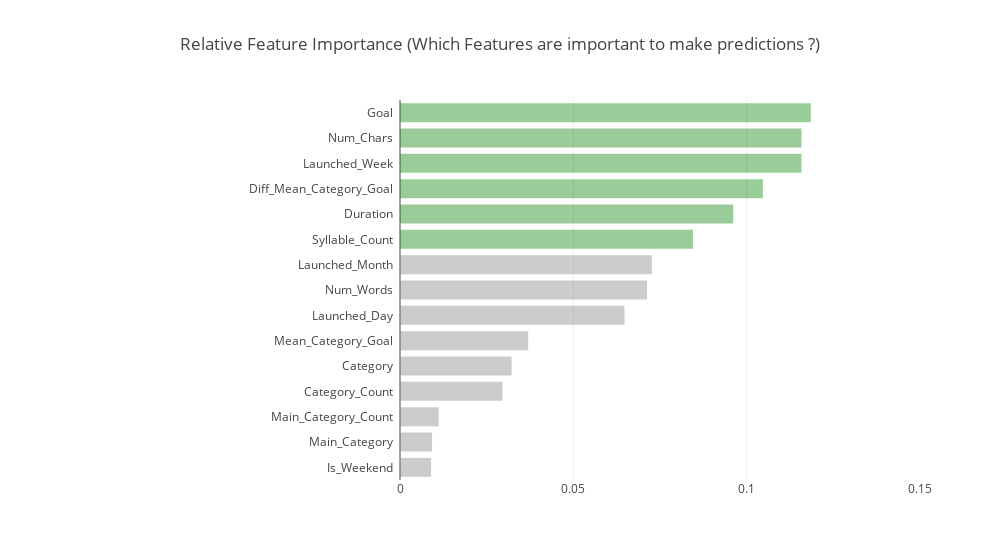

Source (notebook cell):
### Markdown cell above
Now, we have a model which predicts the probability of a given project to be successful or not. In the next section we will interpret the model and its predictions. In other words, we will try to prove or disprove our hypothesis. 

<div id="5"></div>
<h2><font color="#5831bc" face="Comic Sans MS">5. Insights from Predictive Modelling </font>   </h2>

- 5.1 Which are the most important features (relatively) of a project? ( **Relative Feature Importance** )       
- 5.2 Which features have the biggest impact on the project success? ( **Permutation Importance** )      
- 5.3 How does changes in those features affact the project success? ( **Partial Dependencies** )       
- 5.4 Digging deeper into the decisions made by the model ( **SHAP values** )     

<div id="5-1"></div>
<h2><font color="#5831bc" face="Comic Sans MS">5.1 Which are the most important features (relatively) of a project? (Relative Feature Importance)</font>   </h2>  

In tree based models such as random forest, a number of decision tress are trained. During the tree building process, it can be computed how much each feature decreases the weighted impurity (or increases the information gain) in a tree. In random forest, the impurity decrease from each feature is averaged and the features are ranked according to this measure. This is called relative feature importance. The more an attribute is used to make key decisions with decision trees, the higher its relative importance. This indicates that the particular feature is one of the important features required to make accurate predictions.

### Code cell
feature_importances = pd.DataFrame(model1.feature_importances_, index = X_train.columns, columns=['importance'])
feature_importances = feature_importances.sort_values('importance', ascending=False)

colors = ["gray"] * 9 + ["green"]*6
trace1 = go.Bar(y = [x.title()+"  " for x in feature_importances.index[:15][::-1]], 
                x = feature_importances.importance[:15][::-1], 
                name="feature importance (relative)",
                marker=dict(color=colors, opacity=0.4), orientation = "h")

data = [trace1]

layout = go.Layout(
    margin=dict(l=400), width = 1000,
    xaxis=dict(range=(0.0,0.15)),
    title='Relative Feature Importance (Which Features are important to make predictions ?)',
    barmode='group',
    bargap=0.25
)
fig = go.Figure(data=data, layout=layout)
iplot(fig)

from IPython.display import display
from IPython.core.display import HTML

tag = "<div> Most Important (Relative) : "
for feat in feature_importances.index[:10]:
    tag += "<span><font color='green'>" +feat.title().replace("_","")+ "</font> &nbsp;|&nbsp; </span>" 
tag += "<br>Least Important (Relative) : "
for feat in feature_importances.index[-15:]:
    tag += "<span><font color='red'>" +feat.title().replace("_","")+ "</font> &nbsp;|&nbsp; </span>" 
tag += "</div>"
display(HTML(tag))

### Figure 1 — Plotly figure (JSON) as saved in the notebook; plotly's stock layout.template omitted (floating-point values rounded to 4 significant figures)
{"data": [{"marker": {"color": ["gray", "gray", "gray", "gray", "gray", "gray", "gray", "gray", "gray", "green", "green", "green", "green", "green", "green"], "opacity": 0.4}, "name": "feature importance (relative)", "orientation": "h", "type": "bar", "uid": "326bc6be-5b3e-45f1-b742-95fdac271f68", "x": [0.008971, 0.009243, 0.01118, 0.02957, 0.0322, 0.03697, 0.06476, 0.07126, 0.07267, 0.0845, 0.09612, 0.1047, 0.1158, 0.1158, 0.1185], "y": ["Is_Weekend  ", "Main_Category  ", "Main_Category_Count  ", "Category_Count  ", "Category  ", "Mean_Category_Goal  ", "Launched_Day  ", "Num_Words  ", "Launched_Month  ", "Syllable_Count  ", "Duration  ", "Diff_Mean_Category_Goal  ", "Launched_Week  ", "Num_Chars  ", "Goal  "]}], "layout": {"bargap": 0.25, "barmode": "group", "margin": {"l": 400}, "title": {"text": "Relative Feature Importance (Which Features are important to make predictions ?)"}, "width": 1000, "xaxis": {"range": [0, 0.15]}}}
